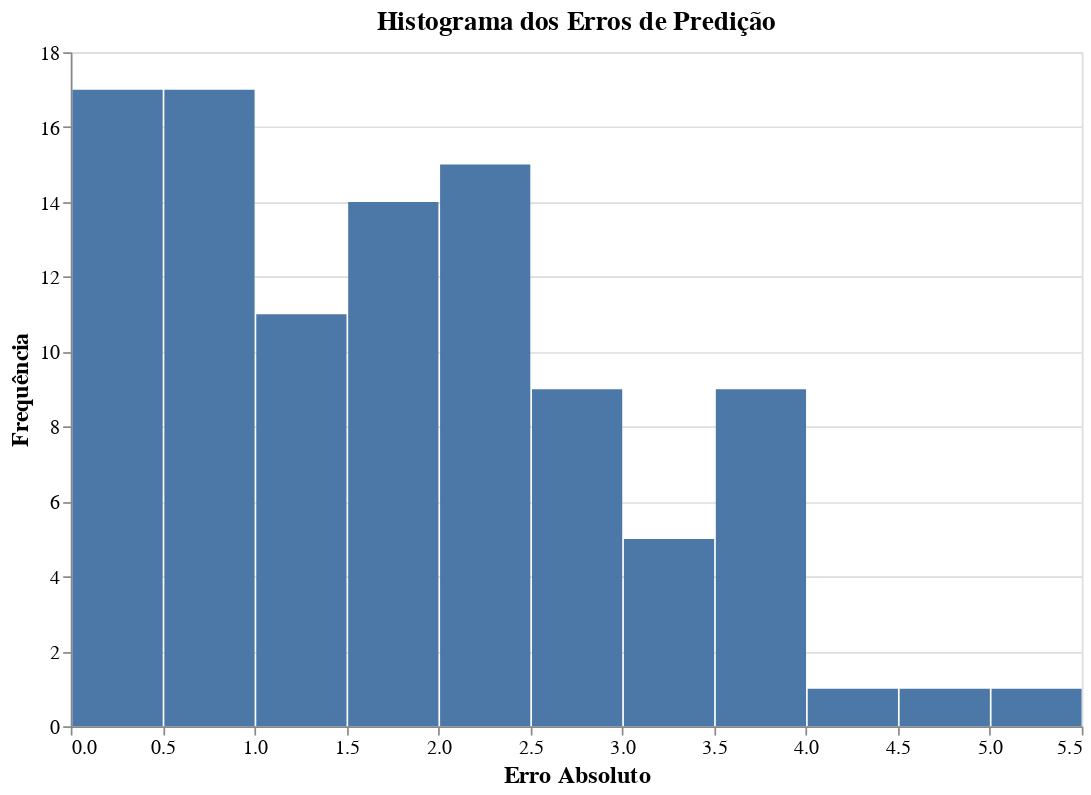

Notebook cell for this chart:
### Code cell
import numpy as np
import pandas as pd
import matplotlib.pyplot as plt
from scipy.linalg import svd
import altair as alt

avaliacoes = df[['userId', 'movieId', 'rating']]
matriz_avaliacoes = avaliacoes.pivot(index='userId', columns='movieId', values='rating').fillna(0)

def decompor_matriz_e_prever(matriz, linha, coluna, componentes_a_manter=145):

    U, sigma, VT = svd(matriz, full_matrices=False)
    
    sigma[componentes_a_manter:] = 0
    Sigma = np.diag(sigma)
    
    matriz_aproximada = np.dot(U, np.dot(Sigma, VT))
    
    return matriz_aproximada[linha, coluna]

def calcular_erros(matriz, num_experimentos=150, componentes_a_manter=145):
    
    erros = []

    while len(erros) < num_experimentos:

        linha = np.random.randint(0, matriz.shape[0])
        coluna = np.random.randint(0, matriz.shape[1])
        
        valor_original = matriz.iloc[linha, coluna]
        
        if valor_original == 0:
            continue 

        matriz_corrompida = matriz.copy()
        matriz_corrompida.iloc[linha, coluna] = np.random.uniform(0, 5)
        
        valor_previsto = decompor_matriz_e_prever(matriz_corrompida.values, linha, coluna, componentes_a_manter)

        erro = abs(valor_original - valor_previsto)
        erros.append(erro)

    return erros

def plotar_histograma_altair(erros):

    df_erros = pd.DataFrame({'Erro Absoluto': erros})
    
    histograma = alt.Chart(df_erros).mark_bar().encode(
        alt.X('Erro Absoluto:Q', bin=alt.Bin(maxbins=20), title='Erro Absoluto'),
        alt.Y('count()', title='Frequência'),
        tooltip=['count()']
    ).properties(
        title='Histograma dos Erros',
        width=600,
        height=400
    ).configure_axis(
        labelFontSize=12,
        titleFontSize=14
    ).configure_title(
        fontSize=16
    ).interactive()
    
    histograma.display()


erros_predicao = calcular_erros(matriz_avaliacoes, num_experimentos=100, componentes_a_manter=145)

plotar_histograma_altair(erros_predicao)

### Figure 1 — Vega-Lite specification as saved in the notebook (floating-point values rounded to 4 significant figures)
{"config": {"view": {"continuousWidth": 300, "continuousHeight": 300}, "axis": {"labelFontSize": 12, "titleFontSize": 14}, "title": {"fontSize": 16}}, "data": {"name": "data-0f69987f3c92f193ea9c432afe036a1d"}, "mark": {"type": "bar"}, "encoding": {"tooltip": [{"aggregate": "count", "type": "quantitative"}], "x": {"bin": {"maxbins": 20}, "field": "Erro Absoluto", "title": "Erro Absoluto", "type": "quantitative"}, "y": {"aggregate": "count", "title": "Frequência", "type": "quantitative"}}, "height": 400, "params": [{"name": "param_3", "select": {"type": "interval", "encodings": ["x", "y"]}, "bind": "scales"}], "title": "Histograma dos Erros de Predição", "width": 600, "$schema": "https://vega.github.io/schema/vega-lite/v5.20.1.json", "datasets": {"data-0f69987f3c92f193ea9c432afe036a1d": [{"Erro Absoluto": 3.426}, {"Erro Absoluto": 2.576}, {"Erro Absoluto": 3.938}, {"Erro Absoluto": 0.182}, {"Erro Absoluto": 1.764}, {"Erro Absoluto": 1.743}, {"Erro Absoluto": 0.7249}, {"Erro Absoluto": 3.741}, {"Erro Absoluto": 3.386}, {"Erro Absoluto": 1.418}, {"Erro Absoluto": 0.7354}, {"Erro Absoluto": 1.298}, {"Erro Absoluto": 0.8529}, {"Erro Absoluto": 1.801}, {"Erro Absoluto": 2.784}, {"Erro Absoluto": 0.5192}, {"Erro Absoluto": 3.768}, {"Erro Absoluto": 2.986}, {"Erro Absoluto": 0.7113}, {"Erro Absoluto": 0.3522}, {"Erro Absoluto": 0.6889}, {"Erro Absoluto": 1.412}, {"Erro Absoluto": 2.422}, {"Erro Absoluto": 2.324}, {"Erro Absoluto": 0.3986}, {"Erro Absoluto": 3.296}, {"Erro Absoluto": 0.8797}, {"Erro Absoluto": 2.55}, {"Erro Absoluto": 0.6747}, {"Erro Absoluto": 0.4508}, {"Erro Absoluto": 0.2421}, {"Erro Absoluto": 1.725}, {"Erro Absoluto": 0.7002}, {"Erro Absoluto": 1.854}, {"Erro Absoluto": 0.09925}, {"Erro Absoluto": 3.337}, {"Erro Absoluto": 0.5078}, {"Erro Absoluto": 4.396}, {"Erro Absoluto": 0.5024}, {"Erro Absoluto": 1.574}, {"Erro Absoluto": 0.1307}, {"Erro Absoluto": 2.4}, {"Erro Absoluto": 1.818}, {"Erro Absoluto": 3.983}, {"Erro Absoluto": 1.372}, {"Erro Absoluto": 2.674}, {"Erro Absoluto": 0.9787}, {"Erro Absoluto": 2.395}, {"Erro Absoluto": 0.6743}, {"Erro Absoluto": 2.161}, {"Erro Absoluto": 3.401}, {"Erro Absoluto": 0.4288}, {"Erro Absoluto": 0.9862}, {"Erro Absoluto": 0.2152}, {"Erro Absoluto": 1.399}, {"Erro Absoluto": 1.45}, {"Erro Absoluto": 2.454}, {"Erro Absoluto": 1.358}, {"Erro Absoluto": 0.1641}, {"Erro Absoluto": 1.467}, {"Erro Absoluto": 1.461}, {"Erro Absoluto": 0.1462}, {"Erro Absoluto": 1.428}, {"Erro Absoluto": 0.8809}, {"Erro Absoluto": 2.482}, {"Erro Absoluto": 1.69}, {"Erro Absoluto": 0.3825}, {"Erro Absoluto": 0.08283}, {"Erro Absoluto": 0.4222}, {"Erro Absoluto": 2.659}, {"Erro Absoluto": 0.3327}, {"Erro Absoluto": 2.188}, {"Erro Absoluto": 0.1294}, {"Erro Absoluto": 1.933}, {"Erro Absoluto": 2.828}, {"Erro Absoluto": 0.8854}, {"Erro Absoluto": 1.788}, {"Erro Absoluto": 2.358}, {"Erro Absoluto": 3.698}, {"Erro Absoluto": 0.5513}, {"Erro Absoluto": 1.468}, {"Erro Absoluto": 4.578}, {"Erro Absoluto": 1.587}, {"Erro Absoluto": 2.705}, {"Erro Absoluto": 2.628}, {"Erro Absoluto": 1.518}, {"Erro Absoluto": 0.2231}, {"Erro Absoluto": 3.504}, {"Erro Absoluto": 2.029}, {"Erro Absoluto": 2.258}, {"Erro Absoluto": 3.516}, {"Erro Absoluto": 2.332}, {"Erro Absoluto": 1.804}, {"Erro Absoluto": 1.892}, {"Erro Absoluto": 2.402}, {"Erro Absoluto": 3.858}, {"Erro Absoluto": 2.053}, {"Erro Absoluto": 5.033}, {"Erro Absoluto": 2.124}, {"Erro Absoluto": 3.524}]}}
